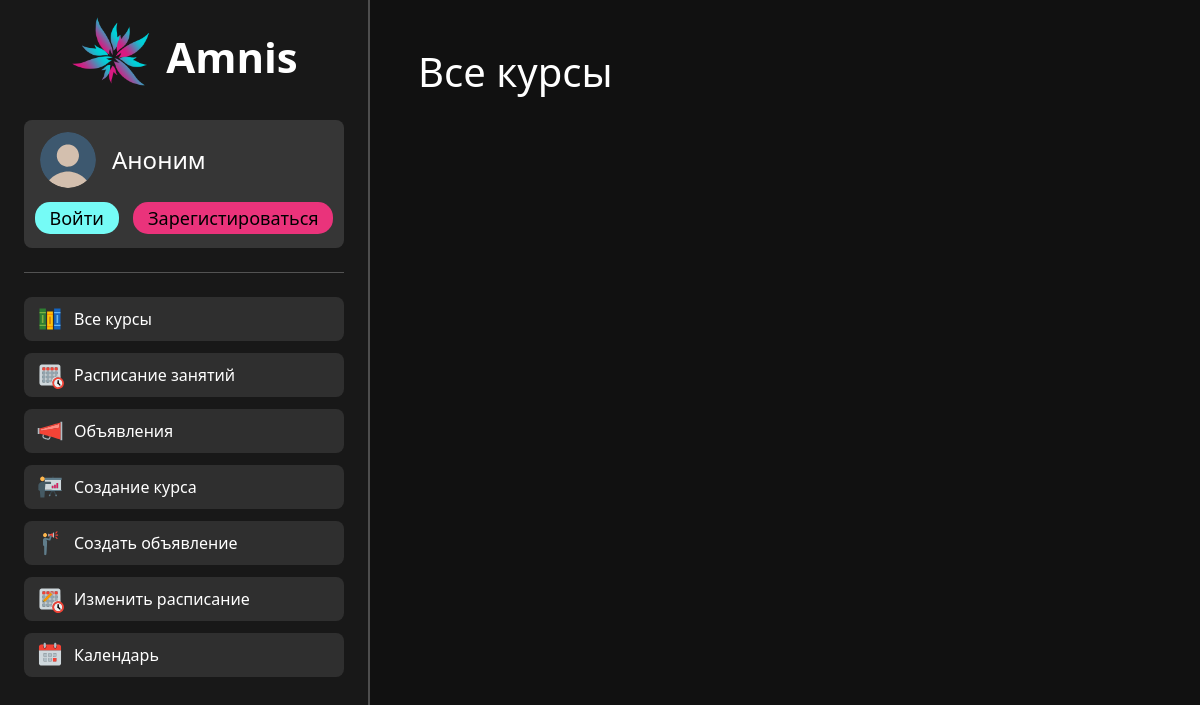
The page /course/all_courses on the database as committed earlier.
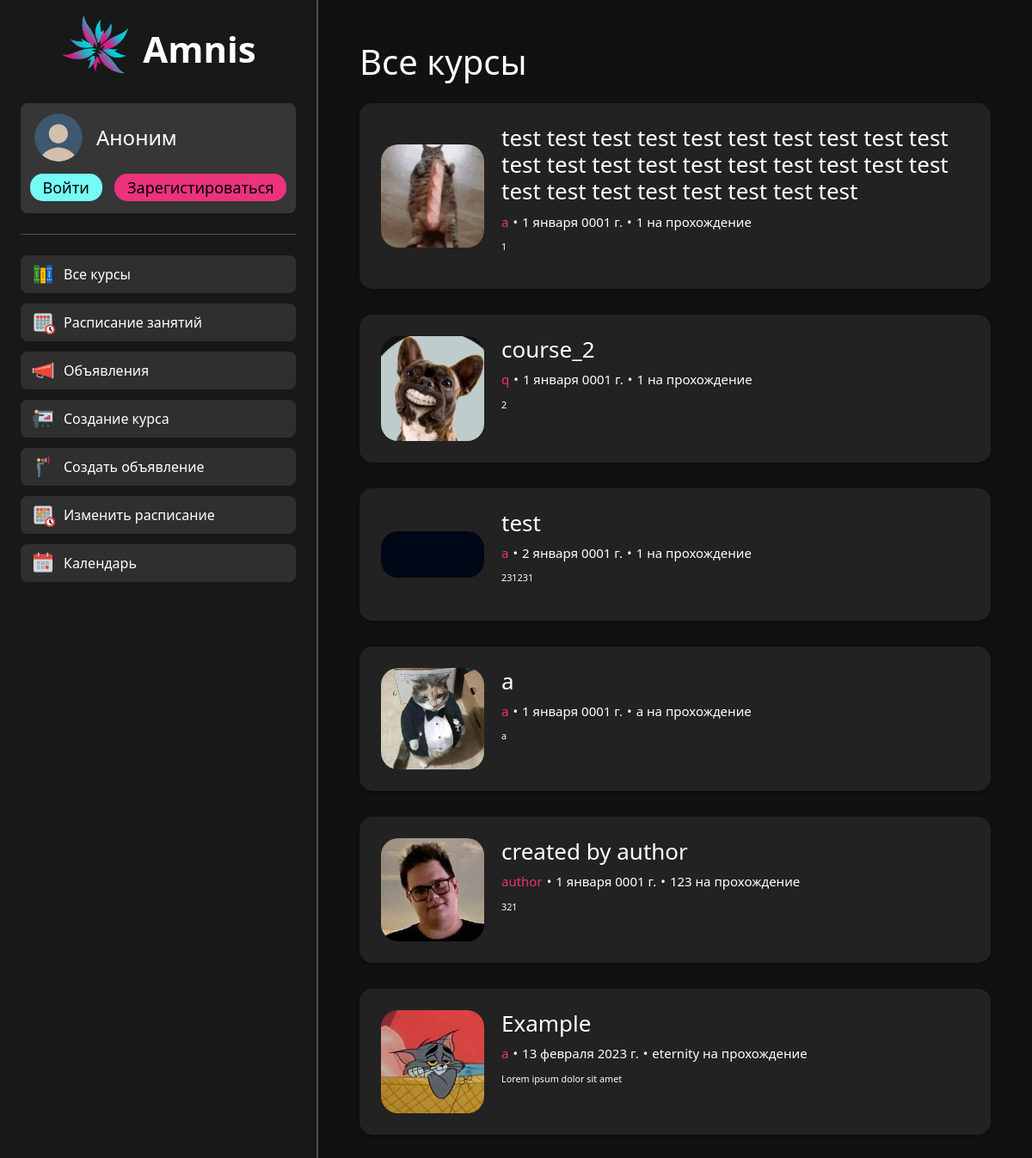
The same page on the database as committed later.
### main/models.py (models this page shows, shortened)
class Course(models.Model):
    title = models.CharField('Title', max_length=250)
    course_image = models.ImageField('Course image', upload_to="photo_files", null=True, blank=True)
    author_id = models.ForeignKey(User, blank=True, on_delete=models.CASCADE)
    date = models.DateField('Date', blank=True, default=datetime.date(1, 1, 1))
    time_to_read = models.CharField('Time to read', max_length=50)
    description = models.CharField('Description', max_length=500)
    content = models.TextField('Content')
    class Meta:
        verbose_name = "Course"
        verbose_name_plural = "Courses"

### main/views.py (the view)
# urls.py: path('course/all_courses', views.all_courses_view, name='all_courses'),
def all_courses_view(request):
    courses = Course.objects.all()
    role = get_role(request.user)
    ava = get_ava(request.user)
    return render(request, 'main/all_courses.html', {'courses': courses, 'user': request.user, 'role': role, 'ava': ava})

### main/views.py (called while the page is built, shortened)
def get_role(user):
    template = ""
    return template

def get_ava(user):
    if user.is_authenticated:
        profiles_ava = ProfileInfo.objects.filter(login=user).get().avatar
        return profiles_ava
    else:
        return ""

### main/templates/main/all_courses.html (shortened to what this page needs)
{% load static %}
<!doctype html>
<html lang="en">
<head>
    <link rel="stylesheet" href="https://cdn.jsdelivr.net/npm/bootstrap@5.2.3/dist/css/bootstrap.min.css">
    <link rel="stylesheet" href="https://cdn.jsdelivr.net/npm/bootstrap-icons@1.10.2/font/bootstrap-icons.css">
    <link rel="stylesheet" href="{% static 'main/css/common.css'%}">
    <link rel="stylesheet" href="{% static 'main/css/all_courses.css'%}">
</head>
<body>
    {% include 'main/navigation.html' %}
    <div class="aside_container">
      <h1 class="courses_text_title">Все курсы</h1>
    <div class="all_courses_body">
    {% for c in courses %}
      <div class="common_form course">
        <div class="image_and_desc">
            <div class="img_container">
                <img class="course_image" src="/media/{{ c.course_image }}">
            </div>
            <div class="course_desc course__course_desc">
              <h2 class="course_title_h">
                <a class="course_title" href="{% url 'course' course_id=c.id %}">{{c.title}}</a>
              </h2>
              <div class="author_and_time_to_pass">
                <p class="author">{{c.author_id.username}}</p>
                <div class="split_point">•</div>
                <p class="time_to_pass author_and_time_to_pass__time_to_pass">{{c.date}}</p>
                <div class="split_point">•</div>
                <p class="time_to_pass author_and_time_to_pass__time_to_pass">{{c.time_to_read}} на прохождение</p>
              </div>
              <p class="course_desc">
                  {{c.description}}
              </p>
            </div>
        </div>
      </div>
    {% endfor %}
    </div>
</div>
</body>
</html>

Rows that differ between the two databases and show on the page:
added Course: course_image (picture), title "test test test test test test test test test test test test test test test test test test test test test test test test test test test test", author_id.username "a", date "1 января 0001 г.", time_to_read "1", description "1"
added Course: course_image (picture), title "course_2", author_id.username "q", date "1 января 0001 г.", time_to_read "1", description "2"
added Course: course_image (picture), title "test", author_id.username "a", date "2 января 0001 г.", time_to_read "1", description "231231"
added Course: course_image (picture), title "a", author_id.username "a", date "1 января 0001 г.", time_to_read "a", description "a"
added Course: course_image (picture), title "created by author", author_id.username "author", date "1 января 0001 г.", time_to_read "123", description "321"
added Course: course_image (picture), title "Example", author_id.username "a", date "13 февраля 2023 г.", time_to_read "eternity", description "Lorem ipsum dolor sit amet"
